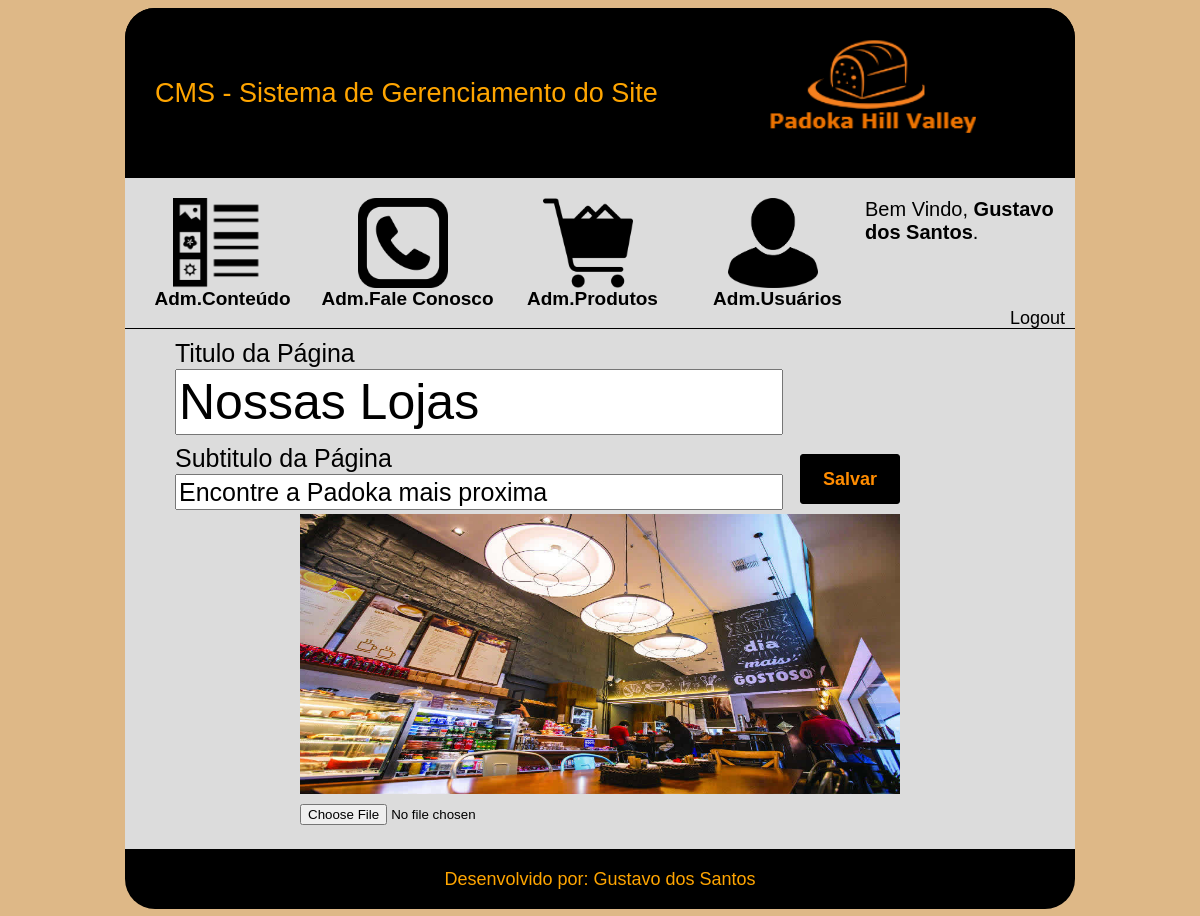
Screenshot of /cms/layout-lojas.php (signed in) with the database file from the repository.
### tables this page shows
CREATE TABLE `tbl_pagina_loja` (
  `id` int(11) NOT NULL AUTO_INCREMENT,
  `tituloPagina` varchar(30) NOT NULL,
  `subtitulo` varchar(50) NOT NULL,
  `foto` varchar(255) NOT NULL,
  PRIMARY KEY (`id`)
);

### cms/layout-lojas.php (the view, shortened to what this page needs)
<!DOCTYPE html>
<html>
<head>
    <link rel="stylesheet" type="text/css" href="css/layout-lojas.css">
    <link rel="stylesheet" type="text/css" href="css/header.css">
</head>
<body>
    <div id="main">
        <?php require_once 'header.php';
        $sql = "SELECT * FROM tbl_pagina_loja;";
        $resultado = mysqli_query($con, $sql);
        while($rsDados = mysqli_fetch_array($resultado)){
        ?>
        <div id="content">
            <form id="frmCadastro" name="frmCadastro" method="POST" action="layout-lojas.php">
                <div id=caixa-input-titulo>
                    <div class="titulo">
                        Titulo da Página
                    </div>
                    <input type="text" name="txtTitulo" id="titulo-pagina" value="<?php echo ($rsDados['tituloPagina']);?>" required>
                </div>
                <div id=caixa-input-subtitulo>
                    <div class="titulo">
                        Subtitulo da Página
                    </div>
                    <input type="text" name="txtSubtitulo" id="subtitulo-pagina" value="<?php echo ($rsDados['subtitulo']);?>" required>
                </div>
                <input type="button" value="Salvar" id="botao-salvar" name="btnSalvar">
            </form>
            <form name="frmFoto" method="POST" action="upload-foto.php?txt=txtFoto" enctype="multipart/form-data" id="frmFoto">
                <div id="caixa-foto">
                    <img src="<?php echo($rsDados['foto']);?>">
                </div>
                <input type="file" name="fleFoto" id="foto" class="file">
            </form>
        <?php
            }
            ?>
        </div>
        <footer>
            Desenvolvido por: Gustavo dos Santos
        </footer>
    </div>
</body>
</html>

### cms/css/layout-lojas.css (style rules this page uses)
body { font-family: sans-serif; background-color: burlywood; }
#main { width: 950px; height: 900px; margin-left: auto; margin-right: auto; border-radius: 30px; }
#content { width: 100%; height: 520px; background-color: gainsboro; border-top: 1px solid #000000; }
#caixa-input-titulo { width: 600px; height: 100px; margin-bottom: 5px; margin-top: 10px; }
.titulo { width: 600px; height: 30px; font-size: 25px; margin-left: 50px; }
#titulo-pagina { width: 600px; height: 60px; font-size: 50px; margin-left: 50px; }
#caixa-input-subtitulo { width: 600px; height: 50px; margin-bottom: 20px; }
#subtitulo-pagina { width: 600px; height: 30px; font-size: 25px; margin-left: 50px; }
#caixa-foto { width: 600px; height: 280px; background-color: aliceblue; margin-left: auto; margin-right: auto; margin-bottom: 10px; }
#caixa-foto img { width: 600px; height: 280px; position: absolute; }
#botao-salvar { width: 100px; height: 50px; background-color: black; border-style: none; border-radius: 3px; font-weight: bold; font-size: 18px; border:1px solid black; color: darkorange; margin-left: 30px; float: right; margin-right: 175px; margin-top: -60px; }
.file { margin-left: 175px; }
footer { width: 100%; height: 40px; background-color: black; border-bottom-left-radius: 30px; border-bottom-right-radius: 30px; font-size: 18px; text-align: center; color: orange; padding-top: 20px; }

### rows the page displays
tbl_pagina_loja: txtTitulo "Nossas Lojas", txtSubtitulo "Encontre a Padoka mais proxima", foto (picture)

### other values shown
$_SESSION['nomeDoUsuario'] "Gustavo dos Santos"
